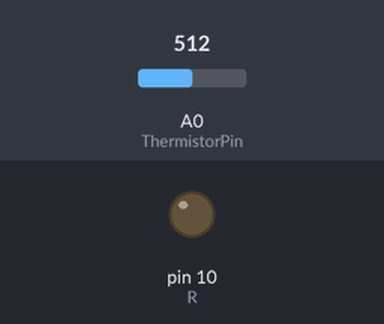
A sketch run on a simulated Arduino Uno, built with avr-gcc and run on an emulated ATmega328P. On the bench: output pins drawn as LEDs (lit = HIGH). Inputs (shaded band) come from the test bench; at power-on: A0 (ThermistorPin) = 512.

Above: at 1.3 s.
1.4 s: A0 (ThermistorPin) set to 623
3.2 s: A0 (ThermistorPin) set to 652
At 5.2 s:
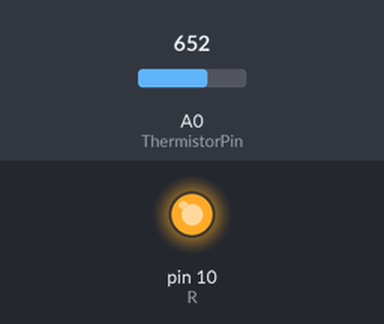
5.5 s: A0 (ThermistorPin) set to 511
At 7.2 s:
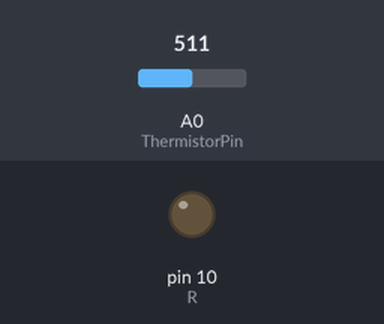
7.5 s: A0 (ThermistorPin) set to 716
At 9.3 s:
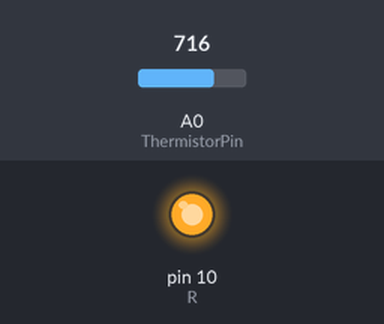
Timing chart, 0 to 10.5 s (numbered marks = the images above; inputs shaded):
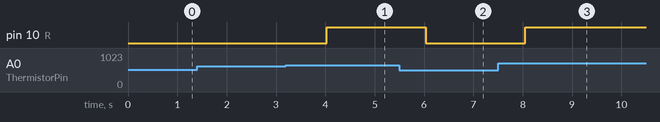

The sketch:

home_automation.ino
```cpp
#include <LiquidCrystal.h>

int ThermistorPin = 0;
int Vo;
float R1 = 10000;
float logR2, R2, T;
float c1 = 1.009249522e-03, c2 = 2.378405444e-04, c3 = 2.019202697e-07;
int R = 10;
int D7_pin = 4;
int D6_pin = 5;
int D5_pin = 6;
int D4_pin =  7;
int EN_pin = 11;
int RS_pin = 12;

LiquidCrystal lcd(RS_pin, EN_pin, D4_pin, D5_pin, D6_pin, D7_pin);


void setup() {
Serial.begin(9600);
pinMode(10,OUTPUT);
}

void loop() {

  Vo = analogRead(ThermistorPin);
  R2 = R1 * (1023.0 / (float)Vo - 1.0);
  logR2 = log(R2);
  T = (1.0 / (c1 + c2*logR2 + c3*logR2*logR2*logR2));
  T = T - 273.15;
  T = (T * 9.0)/ 5.0 + 32.0;

  lcd.print("Temp = ");
  lcd.print(T);
  lcd.print(" F");

  delay(500);
  lcd.clear();
  if(T >= 100 && T<= 200)
 digitalWrite(R, HIGH) ;
else if (T >= 0 && T< 100)
 digitalWrite(R, LOW) ;

}
```

Measured:
- the behaviour switches between 635 and 636 on A0 (ThermistorPin) (found by bisection; images 0 and 1)
- after the input at 1.4 s, every drawn part: stays the same
- after the input at 3.2 s, pin 10 (R): LOW → HIGH after 0.83 s
- after the input at 5.5 s, pin 10 (R): HIGH → LOW after 0.54 s
- after the input at 7.5 s, pin 10 (R): LOW → HIGH after 0.55 s
